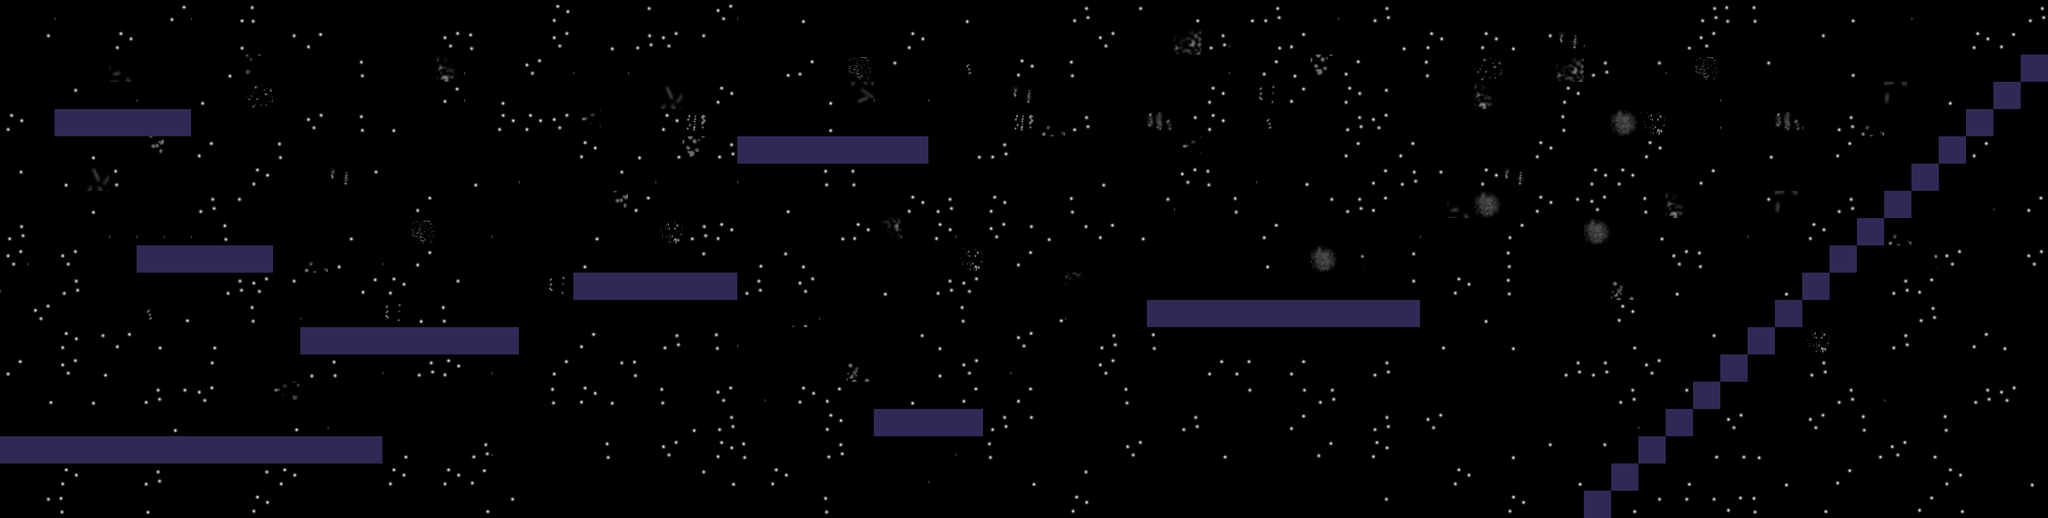

A level layout from a 2D game, rendered from its tile map. Below: a short description, then the map file with tile-grid data replaced by summaries:
An orthogonal 75x19 tile map with 32x32 px tiles, 2 tile layers (background, obstacles) and 7 objects.

<map version="1.0" tiledversion="1.1.1" orientation="orthogonal" renderorder="right-down" width="75" height="19" tilewidth="32" tileheight="32" infinite="0" nextobjectid="9">
 <tileset firstgid="1" name="spacetileset" tilewidth="32" tileheight="32" tilecount="100" columns="10">
  <image source="../../images/SecretLevel/spaceTileset.png" width="320" height="320" />
  <tile id="60">
   <properties>
    <property name="collides" type="bool" value="true" />
   </properties>
   <objectgroup draworder="index">
    <object id="1" x="-0.181818" y="24.1818" width="32.0909" height="7.90909" />
   </objectgroup>
  </tile>
  <tile id="61">
   <properties>
    <property name="collides" type="bool" value="true" />
   </properties>
   <objectgroup draworder="index">
    <object id="1" x="-0.0909091" y="12.9091" width="32.2727" height="8.09091" />
   </objectgroup>
  </tile>
  <tile id="62">
   <properties>
    <property name="collides" type="bool" value="true" />
   </properties>
   <objectgroup draworder="index">
    <object id="1" x="-0.454545" y="-0.181818" width="32.4545" height="7.81818" />
   </objectgroup>
  </tile>
  <tile id="63">
   <properties>
    <property name="collides" type="bool" value="true" />
   </properties>
  </tile>
  <tile id="64">
   <properties>
    <property name="collides" type="bool" value="true" />
   </properties>
   <objectgroup draworder="index">
    <object id="1" x="-0.181818" y="0.0909091" width="32.0909" height="31.7273" />
   </objectgroup>
  </tile>
 </tileset>
 <layer name="background" width="75" height="19">
  <data>[1425 cells, 1425 non-empty, 63 distinct tile ids]</data>
 </layer>
 <layer name="obstacles" width="75" height="19">
  <data>[1425 cells, 76 non-empty, 1 distinct tile ids]</data>
 </layer>
 <objectgroup name="safezone">
  <object id="8" x="2330.67" y="4" width="68" height="88" />
 </objectgroup>
 <objectgroup name="boxes">
  <object id="6" x="671.333" y="321.333" width="190" height="32" />
  <object id="7" x="162.667" y="292.667" width="156.667" height="29.3333" />
 </objectgroup>
</map>